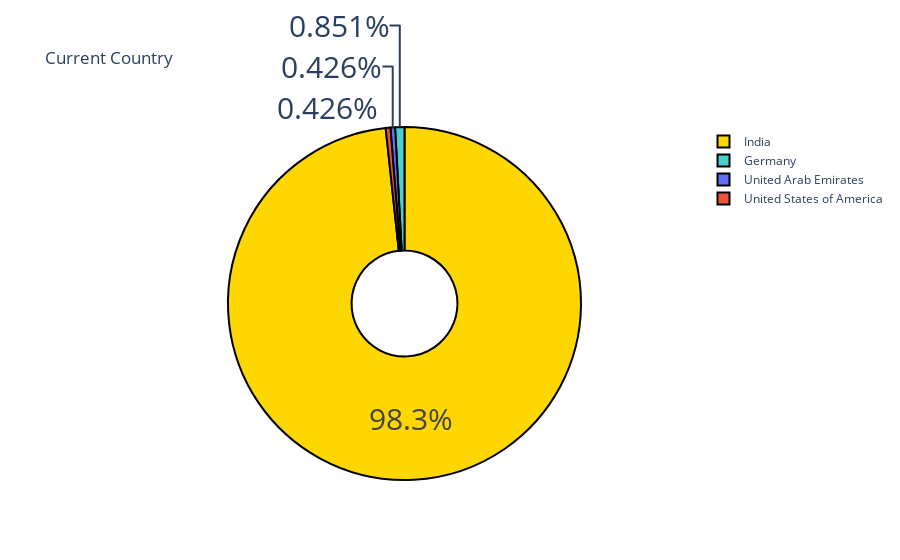

Write notebook code for a chart like this one.
### Code cell
# What is analysis od country?

country = df['Your Current Country.'].value_counts()
lable = country.index
value = country.values
colors = ['gold', 'mediumturquoise']
fig = go.Figure(data=[go.Pie(labels=lable, values=value, hole=.3)])
fig.update_layout(title_text='Current Country')
fig.update_traces(hoverinfo='label+value', textinfo='percent', textfont_size=30,
                    marker=dict(colors=colors, line=dict(color='black', width=2)))
fig.show()

### Figure 1 — Plotly figure (JSON) as saved in the notebook; plotly's stock layout.template omitted (floating-point values rounded to 4 significant figures)
{"data": [{"hole": 0.3, "hoverinfo": "label+value", "labels": ["India", "Germany", "United Arab Emirates", "United States of America"], "marker": {"colors": ["gold", "mediumturquoise"], "line": {"color": "black", "width": 2}}, "textfont": {"size": 30}, "textinfo": "percent", "type": "pie", "values": [231, 2, 1, 1]}], "layout": {"title": {"text": "Current Country"}}}
